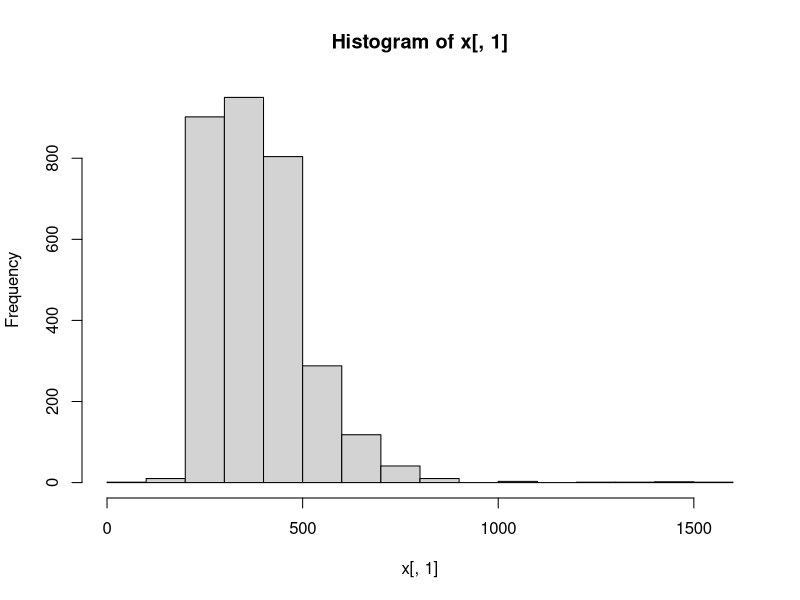
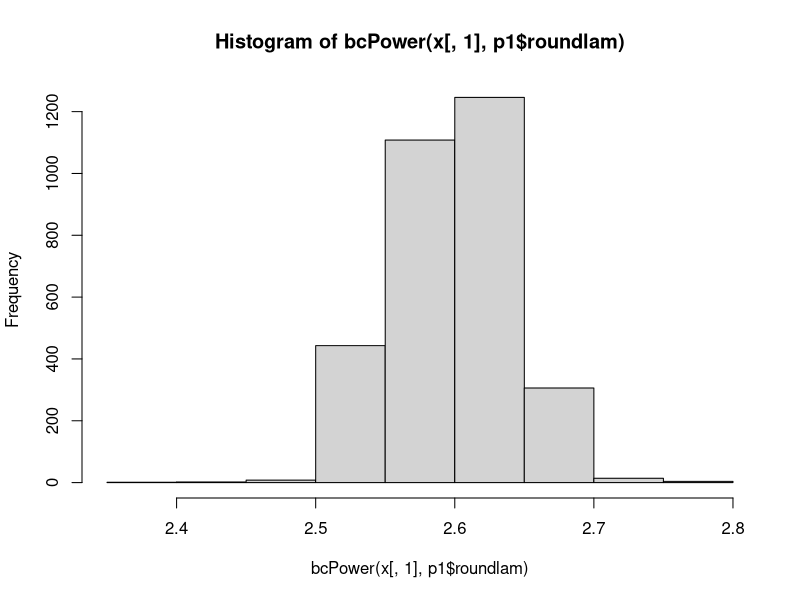

Here is the R script that generated these plots, in order:
## ---- chunk 1
library(car)
x <- read.table("../r3/dataset/PDA-F.txt", header=T)
hist(x[,1])

# Box-Cox変換
# powerTransformをかけてλを推定
# bxPowerで変換
summary(p1 <- powerTransform(x[,1]))
hist(bcPower(x[,1], p1$roundlam)) # 変換前, 変換後
